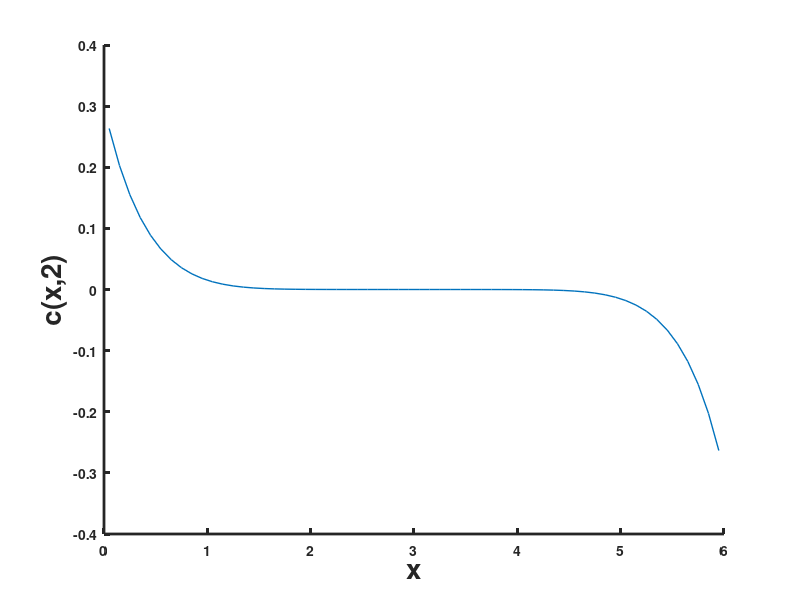

Reproduce this figure in MATLAB.
clear;
clc;
L=3;
D=1/10;
V=0.5;
c0=0.3;
t=[0.05:0.05:3];
x=[0.05:0.1:6];
t=t.*0 + 2;
Pe=(V*L)/D;
Tprima=(t.*D)./(L^2);
lamda=Pe/2;
X=x./L;
T=(lamda^2).*Tprima;
cte1=-((2*pi)/(lamda^2));
aux=0;

for n=1:30000
    
    aux=aux+((n*sin(n*pi*X))/(1+(((n^2)*(pi^2))/(lamda^2)))).*(exp(-(1+(((n^2)*(pi^2))/(lamda^2)))*T)-1);

endfor
%finfor  
c=cte1.*aux;
c=c0.*c;

fprintf('Valores De C(X,T):');
for i=1:length(c)
  
  fprintf('\n %f',c(i));
  
endfor
%fin for

hold on
plot(x,c,'linewidth',1);
ylabel("c(x,2)","fontweight","bold","fontsize",20);
xlabel("x","fontweight","bold","fontsize",20);
h=get(gcf,"currentaxes");
set(h,"fontweight","bold","linewidth",2);
print('Grafica1_Punto1.jpg','-r300','-djpg','-F:Helvetica:12','-tight');

fprintf('\n fin programa');
